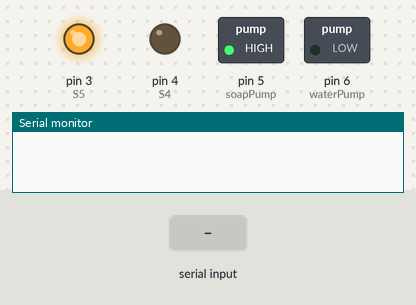
Bench run of a sketch on a simulated Arduino Uno, built with avr-gcc and run on an emulated ATmega328P. Parts: switched loads named in the sketch (green lamp = pin HIGH), output pins drawn as LEDs (lit = HIGH), the last lines printed to the serial monitor. The inputs (shaded band) are chosen by the test bench. Pins used as bus, display or sensor lines are not drawn.

Above: at 1.2 s.
1.3 s: "1\n" received over Serial
At 3.4 s:
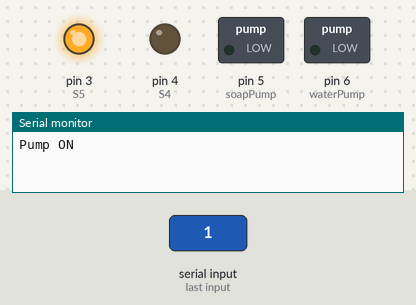
3.9 s: "2\n" received over Serial
At 5.3 s:
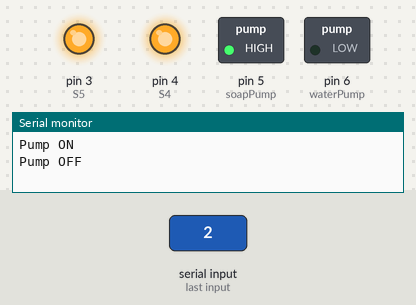
Timing chart, 0 to 6.9 s (numbered marks = the images above; inputs shaded):
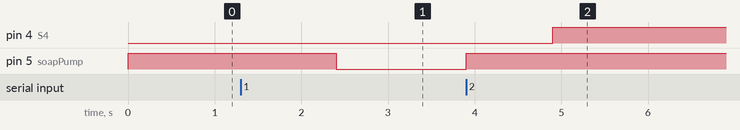

Measured:
- after the input at 1.3 s, pin 5 (soapPump): HIGH → LOW after 1.1 s
- after the input at 3.9 s, pin 4 (S4): LOW → HIGH after 1.0 s; pin 5 (soapPump): LOW → HIGH at once

The sketch:

Tester.ino
```cpp
#define S1 2
#define S5 3
#define S4 4
#define soapPump 5
#define waterPump 6
#define startButton 10


// the setup function runs once when you press reset or power the board
void setup() {
  Serial.begin(9600);
  // initialize digital pin LED_BUILTIN as an output.
  pinMode(S1, OUTPUT);
  pinMode(S4, OUTPUT);
  pinMode(S5, OUTPUT);
  pinMode(soapPump, OUTPUT);
  pinMode(waterPump, OUTPUT);
  pinMode(startButton, INPUT_PULLUP);
  digitalWrite(S1, HIGH);
  digitalWrite(S4, LOW);
  digitalWrite(S5, HIGH);
  digitalWrite(soapPump, HIGH); //Pump OFF
  digitalWrite(waterPump, LOW);
}

// the loop function runs over and over again forever
void loop() {
  if (Serial.available())
  {
    int state = Serial.parseInt();
    if (state == 1)
    {
      digitalWrite(S1, HIGH);
      digitalWrite(S5, HIGH);
      delay(100);
      digitalWrite(S4, LOW);
      delay(1000);
      digitalWrite(soapPump, LOW);
      Serial.println("Pump ON");
    }
    if (state == 2)
    {
      digitalWrite(soapPump, HIGH);
      delay(1000);
      digitalWrite(S4, HIGH);
      Serial.println("Pump OFF");
    }
  }
}
```
